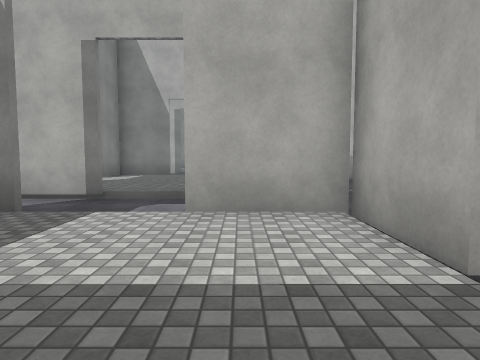
[1] (above)

24 first-person views from a walk through a scene from a Unity 3-D project. The camera is 1.3 m above the floor, tilts 4° down and sees 75° across. Doors are open. The floor is counted in squares, 2 m on a side. Each view is taken from the middle of a square. On the plan, view 1 faces up. The plan holds only what a view shows up to about 10 squares ahead; the rest is blank. The place goes on beyond the plan. The player character is not drawn. Some surface patterns are stand-ins.

[2]
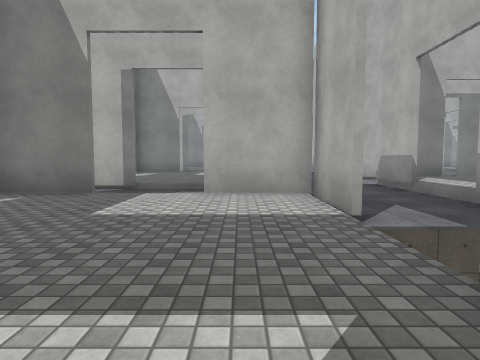

[3]
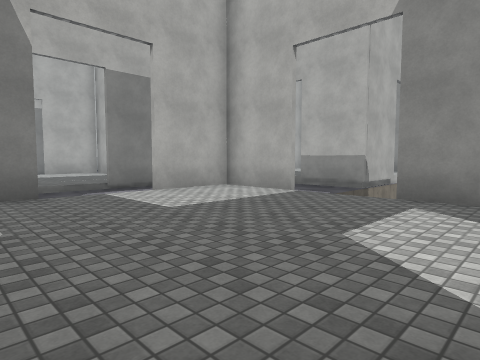

[4]
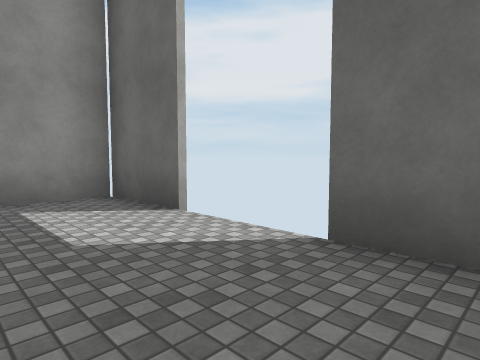

[5]
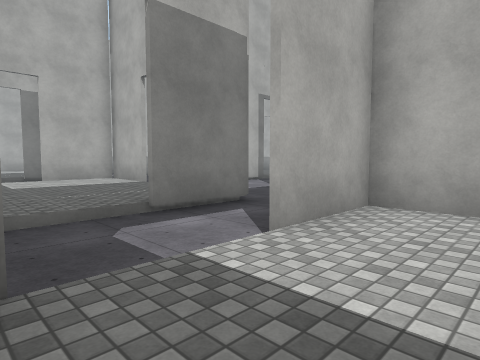

[6]
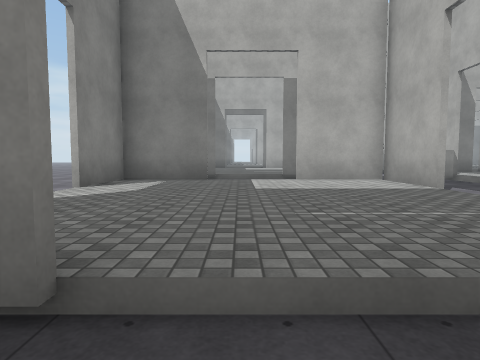

[7]
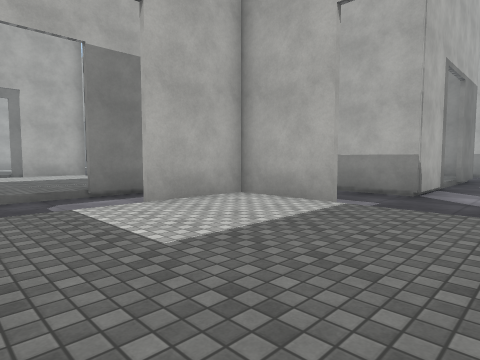

[8]
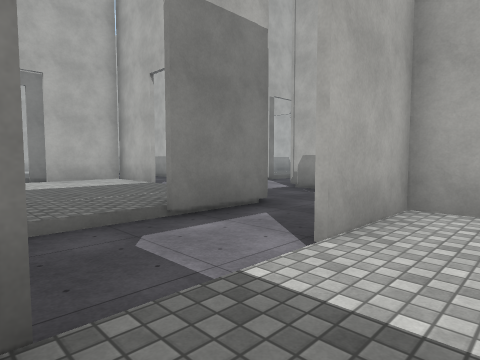

[9]
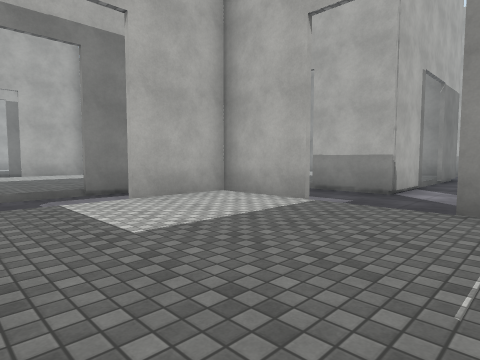

[10]
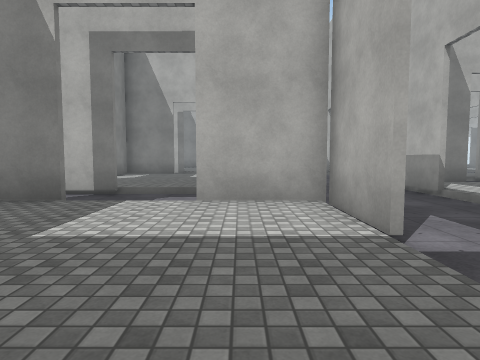

[11]
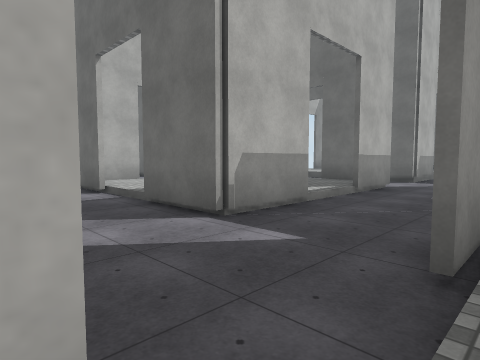

[12]
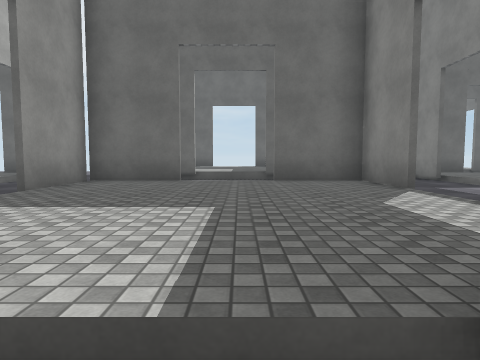

[13]
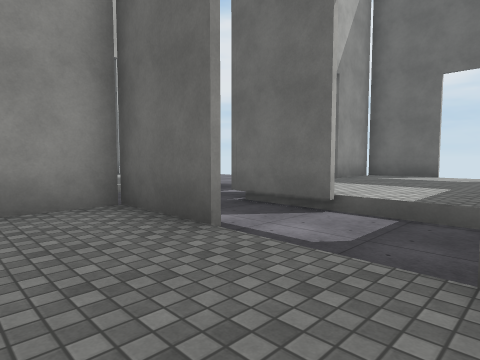

[14]
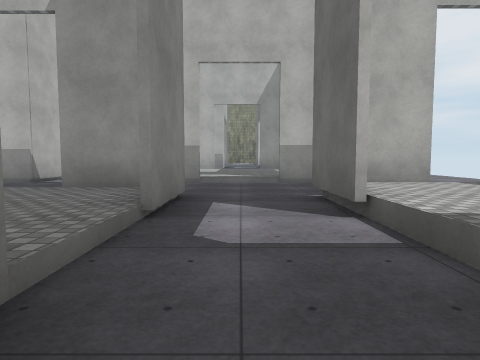

[15]
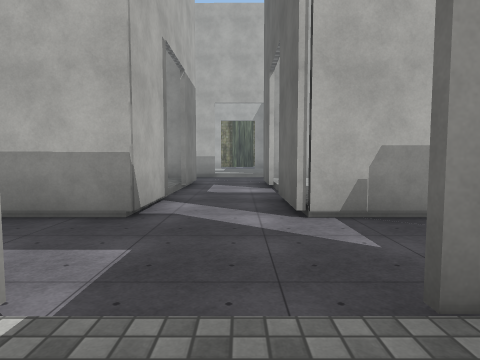

[16]
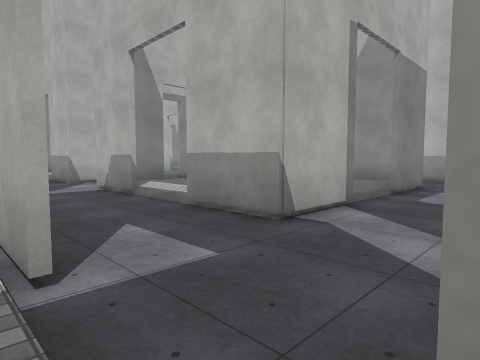

[17]
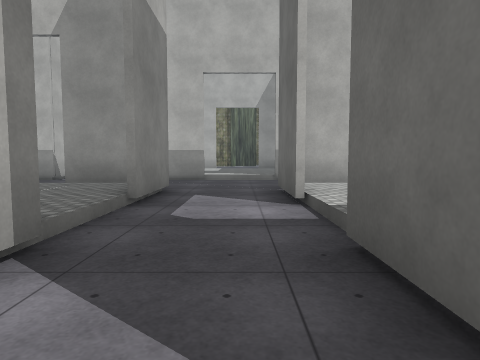

[18]
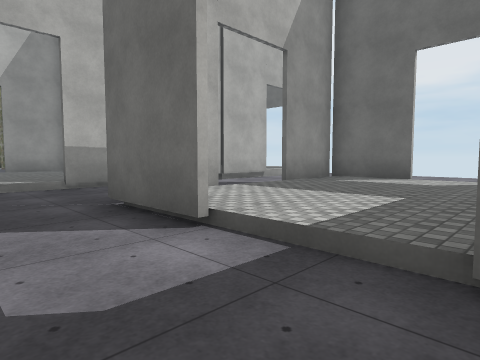

[19]
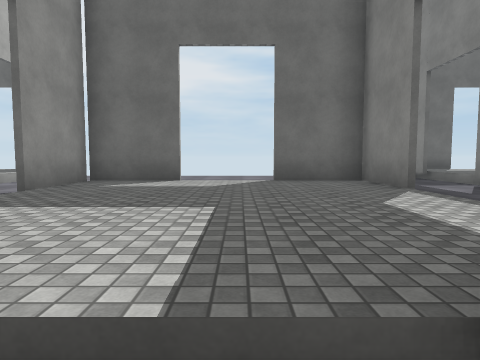

[20]
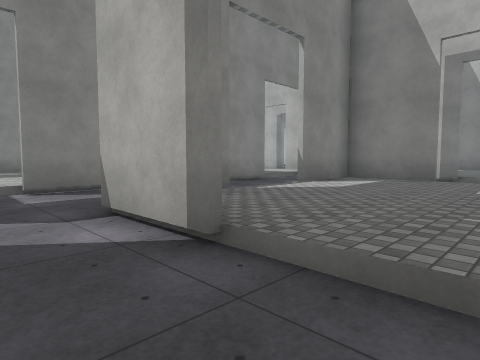

[21]
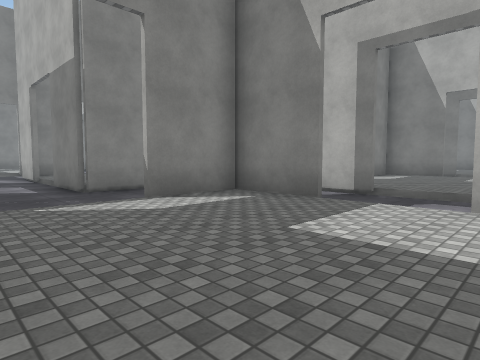

[22]
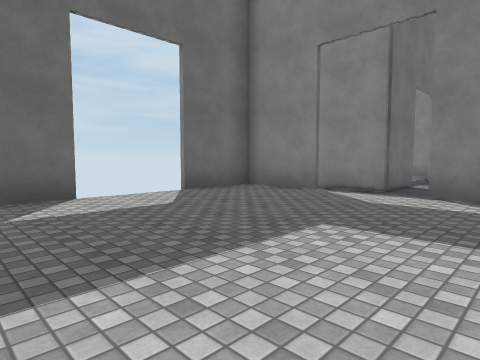

[23]
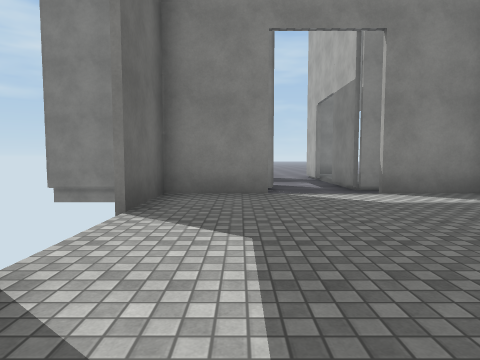

[24]
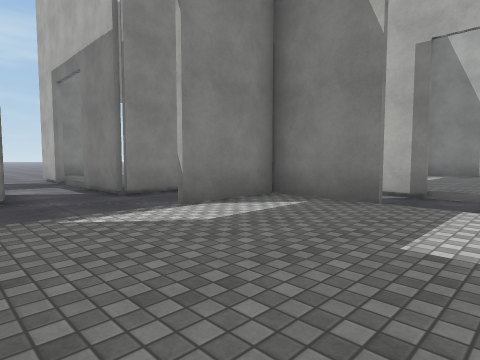

### Floor plan
Key: @ floor where view 1 was taken; # wall or solid block; x gap in a wall; . main floor; : floor 0.25 m higher than the main floor; - floor 0.25 m lower than the main floor; / step, stairs or slope; D open door; T thing the floor can be seen under or through.
Columns run from 4 left of view 1 to 26 right of it. Each row starts with its distance up from view 1.
 30           ..
 29           ..
 28           ..
 27    ..    ##D       ..
 26  ....     --       ..
 25  ....D# ###D       ...
 24  .....# #....      ...
 23 TTDD###-#....    ###DD
 22 --------D....    -----
 21 ##DD###-D.... D--###DD
 20  ..../#-#.... /#-#.....
 19  ..../#-###DD###-#.....   ##
 18  ....D-----DD----D.....
 17  ....D-----------D.....D
 16  ..../#-###DD###-#...../#
 15  #DD###-#...../#-###DD###-#
 14  -------D.....D-----DD----D
 13  -DD----D.....D-----------D...
 12 ##DD###-D...../#-###DD###-D....
 11 ...../#-#...../#-#...../# #  ..
 10 .....D--###DD###-D.....D
  9 .....D-----------D.....D
  8 ...../#-###DD###-D...../#-#
  7  ..../#-#:::::/#-#...../#-#
  6 TTDD###-#:::::/#-###DD###-#
  5 --------D:::::D-          D
  4 ##DD###-D:::::D-          D
  3 ......#-#:::::/#  --
  2 ......x-#::DD:/#  --
  1 .....D  ##x  ###
  0 ....@D
 -1 ......#
 -2 ..DD..#
 -3 #   ###

Where each view was taken, in squares from view 1:
view 1: 0 up, 0 right, facing up
view 2: 2 down, 0 right, facing up
view 3: 2 down, 4 left, facing up-right
view 4: 0 up, 4 left, facing down-right
view 5: 2 up, 3 left, facing up-right
view 6: 5 up, 2 left, facing up
view 7: 8 up, 3 left, facing up-right
view 8: 11 up, 3 left, facing up-right
view 9: 16 up, 3 left, facing up-right
view 10: 16 up, 0 right, facing up
view 11: 19 up, 1 right, facing down-right
view 12: 17 up, 7 right, facing down
view 13: 12 up, 6 right, facing down-right
view 14: 9 up, 5 right, facing right
view 15: 13 up, 9 right, facing right
view 16: 12 up, 10 right, facing up-right
view 17: 13 up, 13 right, facing right
view 18: 14 up, 15 right, facing down-right
view 19: 13 up, 16 right, facing down
view 20: 13 up, 17 right, facing up-left
view 21: 16 up, 18 right, facing up-left
view 22: 7 up, 10 right, facing down-left
view 23: 3 up, 10 right, facing left
view 24: 20 up, 8 right, facing up-left
